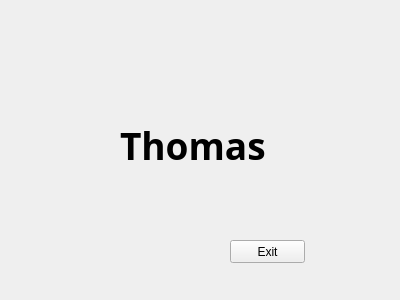
<?xml version="1.0" encoding="UTF-8"?>
<ui version="4.0">
 <class>Form</class>
 <widget class="QWidget" name="Form">
  <property name="geometry">
   <rect>
    <x>0</x>
    <y>0</y>
    <width>400</width>
    <height>300</height>
   </rect>
  </property>
  <property name="windowTitle">
   <string>Form</string>
  </property>
  <widget class="QLabel" name="label">
   <property name="geometry">
    <rect>
     <x>120</x>
     <y>100</y>
     <width>171</width>
     <height>91</height>
    </rect>
   </property>
   <property name="font">
    <font>
     <family>News706 BT</family>
     <pointsize>28</pointsize>
     <weight>75</weight>
     <bold>true</bold>
    </font>
   </property>
   <property name="text">
    <string>Thomas</string>
   </property>
  </widget>
  <widget class="QPushButton" name="pushButton">
   <property name="geometry">
    <rect>
     <x>230</x>
     <y>240</y>
     <width>75</width>
     <height>23</height>
    </rect>
   </property>
   <property name="text">
    <string>Exit</string>
   </property>
  </widget>
 </widget>
 <resources/>
 <connections/>
</ui>
